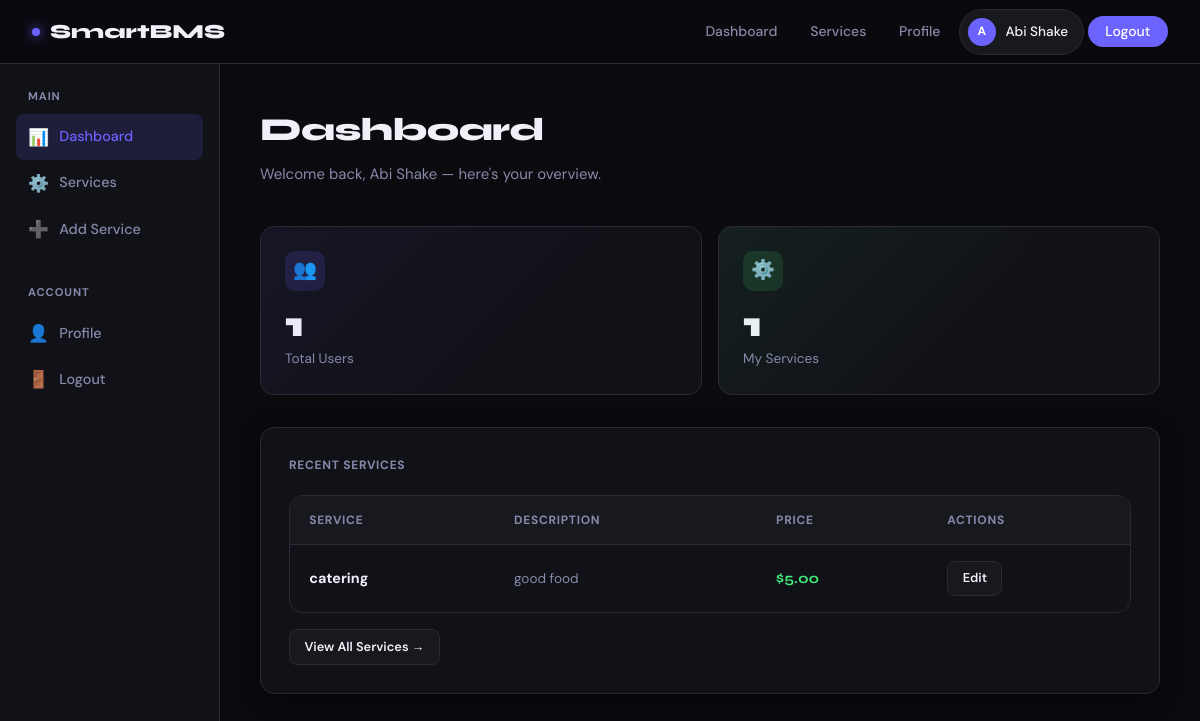
The app's page /dashboard (signed in) with its own data.
### tables this page shows
CREATE TABLE services (
        id INTEGER PRIMARY KEY AUTOINCREMENT,
        user_id INTEGER NOT NULL,
        service_name TEXT NOT NULL,
        description TEXT,
        price REAL NOT NULL,
        FOREIGN KEY (user_id) REFERENCES users(id)
    );

### app.py (the view)
@app.route('/dashboard')
@login_required
def dashboard():
    conn = get_db()
    total_users = conn.execute('SELECT COUNT(*) FROM users').fetchone()[0]
    total_services = conn.execute('SELECT COUNT(*) FROM services WHERE user_id = ?', (session['user_id'],)).fetchone()[0]
    recent_services = conn.execute('SELECT * FROM services WHERE user_id = ? ORDER BY id DESC LIMIT 5', (session['user_id'],)).fetchall()
    conn.close()
    return render_template('dashboard.html', total_users=total_users, total_services=total_services, recent_services=recent_services)

### app.py (called while the page is built)
def get_db():
    conn = sqlite3.connect(DB)
    conn.row_factory = sqlite3.Row
    return conn

def login_required(f):
    from functools import wraps
    @wraps(f)
    def decorated(*args, **kwargs):
        if 'user_id' not in session:
            flash('Please log in to access this page.', 'error')
            return redirect(url_for('login'))
        return f(*args, **kwargs)
    return decorated

### templates/dashboard.html (shortened to what this page needs)
{% extends "app_base.html" %}
{% block app_content %}
<div class="page-header">
  <h1>Dashboard</h1>
  <p>Welcome back, {{ session.get('user_name') }} — here's your overview.</p>
</div>
<div class="stats-grid">
  <div class="stat-card">
    <div class="stat-icon">👥</div>
    <div class="stat-value">{{ total_users }}</div>
    <div class="stat-label">Total Users</div>
  </div>
  <div class="stat-card green">
    <div class="stat-icon">⚙️</div>
    <div class="stat-value">{{ total_services }}</div>
    <div class="stat-label">My Services</div>
  </div>
</div>
<div class="card">
  <p class="card-title">Recent Services</p>
  {% if recent_services %}
    <div class="table-wrap">
      <table>
        <thead>
          <tr>
            <th>Service</th>
            <th>Description</th>
            <th>Price</th>
            <th>Actions</th>
          </tr>
        </thead>
        <tbody>
          {% for s in recent_services %}
          <tr>
            <td><strong>{{ s['service_name'] }}</strong></td>
            <td class="text-muted text-sm">{{ s['description'] or '—' }}</td>
            <td><span class="price-tag">${{ '%.2f'|format(s['price']) }}</span></td>
            <td>
              <div class="td-actions">
                <a href="{{ url_for('edit_service', service_id=s['id']) }}" class="btn btn-secondary btn-sm">Edit</a>
              </div>
            </td>
          </tr>
          {% endfor %}
        </tbody>
      </table>
    </div>
    <div style="margin-top:1rem;">
      <a href="{{ url_for('services') }}" class="btn btn-secondary btn-sm">View All Services →</a>
    </div>
  {% endif %}
</div>
{% endblock %}

### static/css/style.css (style rules this page uses)
:root { --bg: #0a0a0f; --surface: #111118; --surface2: #18181f; --border: #2a2a35; --accent: #6c63ff; --accent2: #ff6b6b; --accent3: #43e97b; --text: #f0f0f8; --text-muted: #8888aa; --text-dim: #5555772; --card-shadow: 0 4px 24px rgba(0,0,0,0.4); --radius: 14px; --radius-sm: 8px; }
*, *::before, *::after { box-sizing: border-box; margin: 0; padding: 0; }
html { scroll-behavior: smooth; }
body { font-family: 'DM Sans', sans-serif; background: var(--bg); color: var(--text); min-height: 100vh; line-height: 1.6; font-size: 15px; }
h1, h2, h3, h4 { font-family: 'Syne', sans-serif; letter-spacing: -0.02em; }
a { color: var(--accent); text-decoration: none; transition: opacity 0.2s; }
.page-header { margin-bottom: 2.5rem; }
.page-header h1 { font-size: 2rem; font-weight: 800; }
.page-header p { color: var(--text-muted); margin-top: 0.4rem; }
.card { background: var(--surface); border: 1px solid var(--border); border-radius: var(--radius); padding: 1.75rem; box-shadow: var(--card-shadow); }
.card-title { font-size: 1rem; font-weight: 700; margin-bottom: 1.25rem; color: var(--text-muted); text-transform: uppercase; letter-spacing: 0.06em; font-size: 0.75rem; }
.stats-grid { display: grid; grid-template-columns: repeat(auto-fit, minmax(200px, 1fr)); gap: 1rem; margin-bottom: 2rem; }
.stat-card { background: var(--surface); border: 1px solid var(--border); border-radius: var(--radius); padding: 1.5rem; position: relative; overflow: hidden; }
.stat-card::before { content: ''; position: absolute; inset: 0; background: linear-gradient(135deg, rgba(108,99,255,0.06) 0%, transparent 60%); pointer-events: none; }
.stat-card.green::before { background: linear-gradient(135deg, rgba(67,233,123,0.07) 0%, transparent 60%); }
.stat-icon { width: 40px; height: 40px; border-radius: 10px; display: flex; align-items: center; justify-content: center; font-size: 1.2rem; margin-bottom: 1rem; background: rgba(108,99,255,0.15); color: var(--accent); }
.stat-card.green .stat-icon { background: rgba(67,233,123,0.12); color: var(--accent3); }
.stat-value { font-family: 'Syne', sans-serif; font-size: 2.25rem; font-weight: 800; line-height: 1; margin-bottom: 0.35rem; }
.stat-label { color: var(--text-muted); font-size: 0.85rem; }
.btn { display: inline-flex; align-items: center; justify-content: center; gap: 0.5rem; padding: 0.7rem 1.4rem; border-radius: var(--radius-sm); font-size: 0.9rem; font-weight: 600; font-family: 'DM Sans', sans-serif; cursor: pointer; border: none; transition: all 0.2s; text-decoration: none; white-space: nowrap; }
.btn-secondary { background: var(--surface2); color: var(--text); border: 1px solid var(--border); }
.btn-sm { padding: 0.4rem 0.9rem; font-size: 0.8rem; }
.table-wrap { overflow-x: auto; border-radius: var(--radius); border: 1px solid var(--border); }
table { width: 100%; border-collapse: collapse; font-size: 0.9rem; }
thead tr { background: var(--surface2); border-bottom: 1px solid var(--border); }
thead th { padding: 0.9rem 1.2rem; text-align: left; font-size: 0.75rem; font-weight: 700; text-transform: uppercase; letter-spacing: 0.06em; color: var(--text-muted); }
tbody tr { border-bottom: 1px solid var(--border); transition: background 0.15s; }
tbody tr:last-child { border-bottom: none; }
tbody td { padding: 1rem 1.2rem; vertical-align: middle; }
.td-actions { display: flex; gap: 0.5rem; }
.price-tag { font-family: 'Syne', sans-serif; font-weight: 700; color: var(--accent3); }
.text-muted { color: var(--text-muted); }
.text-sm { font-size: 0.85rem; }

### records on screen
services: service_name "catering", description "good food", price "5.00"

### other values on screen
{{ session.get('user_name', 'U')[0].upper() }} "A"
{{ session.get('user_name', '') }} "Abi Shake"
{{ session.get('user_name') }} "Abi Shake"
{{ total_users }} "1"
{{ total_services }} "1"
